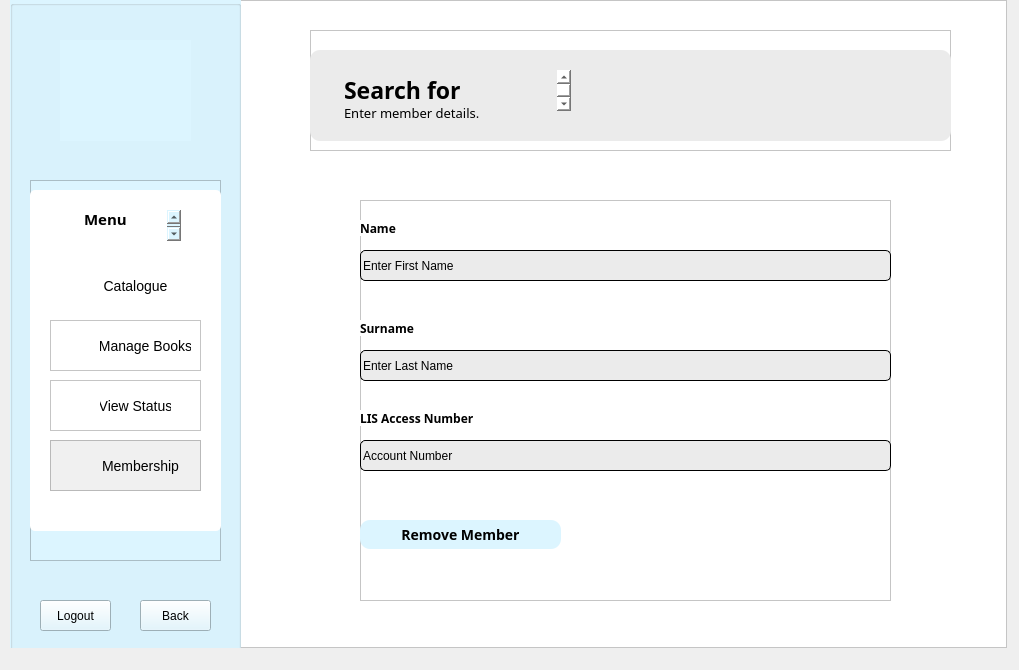
<?xml version="1.0" encoding="UTF-8"?>
<ui version="4.0">
 <class>AdminRemoveMember</class>
 <widget class="QDialog" name="AdminRemoveMember">
  <property name="geometry">
   <rect>
    <x>0</x>
    <y>0</y>
    <width>1019</width>
    <height>670</height>
   </rect>
  </property>
  <property name="windowTitle">
   <string>Dialog</string>
  </property>
  <widget class="QFrame" name="frame">
   <property name="geometry">
    <rect>
     <x>10</x>
     <y>0</y>
     <width>997</width>
     <height>648</height>
    </rect>
   </property>
   <property name="styleSheet">
    <string notr="true">background: white;</string>
   </property>
   <property name="frameShape">
    <enum>QFrame::StyledPanel</enum>
   </property>
   <property name="frameShadow">
    <enum>QFrame::Raised</enum>
   </property>
   <widget class="QGroupBox" name="menuPanel">
    <property name="geometry">
     <rect>
      <x>0</x>
      <y>0</y>
      <width>231</width>
      <height>671</height>
     </rect>
    </property>
    <property name="styleSheet">
     <string notr="true">background: rgb(220, 245, 255);</string>
    </property>
    <property name="title">
     <string/>
    </property>
    <widget class="QLabel" name="logo">
     <property name="geometry">
      <rect>
       <x>50</x>
       <y>40</y>
       <width>131</width>
       <height>101</height>
      </rect>
     </property>
     <property name="text">
      <string/>
     </property>
     <property name="pixmap">
      <pixmap resource="Resources.qrc">:/images/logo.png</pixmap>
     </property>
     <property name="scaledContents">
      <bool>true</bool>
     </property>
    </widget>
    <widget class="QFrame" name="menu">
     <property name="geometry">
      <rect>
       <x>20</x>
       <y>180</y>
       <width>191</width>
       <height>381</height>
      </rect>
     </property>
     <property name="frameShape">
      <enum>QFrame::StyledPanel</enum>
     </property>
     <property name="frameShadow">
      <enum>QFrame::Raised</enum>
     </property>
     <widget class="QListWidget" name="listWidget_2">
      <property name="geometry">
       <rect>
        <x>0</x>
        <y>10</y>
        <width>191</width>
        <height>341</height>
       </rect>
      </property>
      <property name="styleSheet">
       <string notr="true">background: white;
border-radius: 5px;</string>
      </property>
      <property name="frameShadow">
       <enum>QFrame::Raised</enum>
      </property>
     </widget>
     <widget class="QPlainTextEdit" name="plainTextEdit_6">
      <property name="geometry">
       <rect>
        <x>50</x>
        <y>30</y>
        <width>101</width>
        <height>31</height>
       </rect>
      </property>
      <property name="styleSheet">
       <string notr="true">font-family: Baloo 2;
font-weight: bold;
background: white;
font-size: 15px;
</string>
      </property>
      <property name="frameShape">
       <enum>QFrame::NoFrame</enum>
      </property>
      <property name="frameShadow">
       <enum>QFrame::Plain</enum>
      </property>
      <property name="plainText">
       <string>Admin Menu</string>
      </property>
      <property name="backgroundVisible">
       <bool>false</bool>
      </property>
     </widget>
     <widget class="QFrame" name="catalogue_1">
      <property name="geometry">
       <rect>
        <x>20</x>
        <y>80</y>
        <width>151</width>
        <height>51</height>
       </rect>
      </property>
      <property name="styleSheet">
       <string notr="true">background: white;
border-radius: 5px;</string>
      </property>
      <property name="frameShape">
       <enum>QFrame::StyledPanel</enum>
      </property>
      <property name="frameShadow">
       <enum>QFrame::Raised</enum>
      </property>
      <widget class="QLabel" name="label_5">
       <property name="geometry">
        <rect>
         <x>10</x>
         <y>10</y>
         <width>31</width>
         <height>31</height>
        </rect>
       </property>
       <property name="text">
        <string/>
       </property>
       <property name="pixmap">
        <pixmap resource="Resources.qrc">:/images/Icons/books.png</pixmap>
       </property>
       <property name="scaledContents">
        <bool>true</bool>
       </property>
      </widget>
      <widget class="QPushButton" name="catalogue">
       <property name="geometry">
        <rect>
         <x>50</x>
         <y>10</y>
         <width>71</width>
         <height>31</height>
        </rect>
       </property>
       <property name="styleSheet">
        <string notr="true">QPushButton {
background: transparent;
font-size: 14px;
border: none;
}

QPushButton:hover {
	color: rgb(124, 204, 241);
}</string>
       </property>
       <property name="text">
        <string>Catalogue</string>
       </property>
       <property name="autoDefault">
        <bool>false</bool>
       </property>
      </widget>
     </widget>
     <widget class="QFrame" name="manageBooks_1">
      <property name="geometry">
       <rect>
        <x>20</x>
        <y>140</y>
        <width>151</width>
        <height>51</height>
       </rect>
      </property>
      <property name="styleSheet">
       <string notr="true">background: white;</string>
      </property>
      <property name="frameShape">
       <enum>QFrame::StyledPanel</enum>
      </property>
      <property name="frameShadow">
       <enum>QFrame::Raised</enum>
      </property>
      <widget class="QLabel" name="label_6">
       <property name="geometry">
        <rect>
         <x>10</x>
         <y>10</y>
         <width>31</width>
         <height>31</height>
        </rect>
       </property>
       <property name="text">
        <string/>
       </property>
       <property name="pixmap">
        <pixmap resource="Resources.qrc">:/images/Icons/book.png</pixmap>
       </property>
       <property name="scaledContents">
        <bool>true</bool>
       </property>
      </widget>
      <widget class="QPushButton" name="manageBooks">
       <property name="geometry">
        <rect>
         <x>50</x>
         <y>10</y>
         <width>91</width>
         <height>31</height>
        </rect>
       </property>
       <property name="styleSheet">
        <string notr="true">QPushButton {
background: transparent;
font-size: 14px;
border: none;
}

QPushButton:hover {
	color: rgb(124, 204, 241);
}</string>
       </property>
       <property name="text">
        <string>Manage Books</string>
       </property>
      </widget>
     </widget>
     <widget class="QFrame" name="status_1">
      <property name="geometry">
       <rect>
        <x>20</x>
        <y>200</y>
        <width>151</width>
        <height>51</height>
       </rect>
      </property>
      <property name="styleSheet">
       <string notr="true">background: white;</string>
      </property>
      <property name="frameShape">
       <enum>QFrame::StyledPanel</enum>
      </property>
      <property name="frameShadow">
       <enum>QFrame::Raised</enum>
      </property>
      <widget class="QLabel" name="label_7">
       <property name="geometry">
        <rect>
         <x>10</x>
         <y>10</y>
         <width>31</width>
         <height>31</height>
        </rect>
       </property>
       <property name="text">
        <string/>
       </property>
       <property name="pixmap">
        <pixmap resource="Resources.qrc">:/images/Icons/status.png</pixmap>
       </property>
       <property name="scaledContents">
        <bool>true</bool>
       </property>
      </widget>
      <widget class="QPushButton" name="status">
       <property name="geometry">
        <rect>
         <x>50</x>
         <y>10</y>
         <width>71</width>
         <height>31</height>
        </rect>
       </property>
       <property name="styleSheet">
        <string notr="true">QPushButton {
background: transparent;
font-size: 14px;
border: none;
}

QPushButton:hover {
	color: rgb(124, 204, 241);
}</string>
       </property>
       <property name="text">
        <string>View Status</string>
       </property>
      </widget>
     </widget>
     <widget class="QFrame" name="membership_1">
      <property name="geometry">
       <rect>
        <x>20</x>
        <y>260</y>
        <width>151</width>
        <height>51</height>
       </rect>
      </property>
      <property name="styleSheet">
       <string notr="true">background: rgb(240, 240, 240);</string>
      </property>
      <property name="frameShape">
       <enum>QFrame::StyledPanel</enum>
      </property>
      <property name="frameShadow">
       <enum>QFrame::Raised</enum>
      </property>
      <widget class="QLabel" name="label_8">
       <property name="geometry">
        <rect>
         <x>10</x>
         <y>10</y>
         <width>31</width>
         <height>31</height>
        </rect>
       </property>
       <property name="text">
        <string/>
       </property>
       <property name="pixmap">
        <pixmap resource="Resources.qrc">:/images/Icons/user.png</pixmap>
       </property>
       <property name="scaledContents">
        <bool>true</bool>
       </property>
      </widget>
      <widget class="QPushButton" name="membership">
       <property name="geometry">
        <rect>
         <x>50</x>
         <y>10</y>
         <width>81</width>
         <height>31</height>
        </rect>
       </property>
       <property name="styleSheet">
        <string notr="true">QPushButton {
background: transparent;
font-size: 14px;
border: none;
}

QPushButton:hover {
	color: rgb(124, 204, 241);
}</string>
       </property>
       <property name="text">
        <string>Membership</string>
       </property>
      </widget>
     </widget>
    </widget>
    <widget class="QPushButton" name="pushButton_2">
     <property name="geometry">
      <rect>
       <x>30</x>
       <y>600</y>
       <width>71</width>
       <height>31</height>
      </rect>
     </property>
     <property name="styleSheet">
      <string notr="true">QPushButton:hover {
	color: rgb(106, 146, 255);
}</string>
     </property>
     <property name="text">
      <string>Logout</string>
     </property>
    </widget>
    <widget class="QPushButton" name="back">
     <property name="geometry">
      <rect>
       <x>130</x>
       <y>600</y>
       <width>71</width>
       <height>31</height>
      </rect>
     </property>
     <property name="styleSheet">
      <string notr="true">/*QPushButton {
background: white;
}*/

QPushButton:hover {
	color: rgb(106, 146, 255);
}</string>
     </property>
     <property name="text">
      <string>Back</string>
     </property>
     <property name="icon">
      <iconset theme="go-previous">
       <normaloff>.</normaloff>.</iconset>
     </property>
    </widget>
   </widget>
   <widget class="QFrame" name="heading_3">
    <property name="geometry">
     <rect>
      <x>300</x>
      <y>30</y>
      <width>641</width>
      <height>121</height>
     </rect>
    </property>
    <property name="frameShape">
     <enum>QFrame::StyledPanel</enum>
    </property>
    <property name="frameShadow">
     <enum>QFrame::Raised</enum>
    </property>
    <widget class="QPlainTextEdit" name="plainTextEdit_9">
     <property name="geometry">
      <rect>
       <x>0</x>
       <y>20</y>
       <width>641</width>
       <height>91</height>
      </rect>
     </property>
     <property name="styleSheet">
      <string notr="true">background: rgb(235, 235, 235);
border-radius: 10px;</string>
     </property>
     <property name="frameShadow">
      <enum>QFrame::Raised</enum>
     </property>
     <property name="plainText">
      <string/>
     </property>
    </widget>
    <widget class="QPlainTextEdit" name="plainTextEdit_10">
     <property name="geometry">
      <rect>
       <x>30</x>
       <y>40</y>
       <width>231</width>
       <height>41</height>
      </rect>
     </property>
     <property name="styleSheet">
      <string notr="true">font-family: Baloo 2;
font-weight: bold;
font-size: 23px;
background: transparent;</string>
     </property>
     <property name="frameShape">
      <enum>QFrame::NoFrame</enum>
     </property>
     <property name="plainText">
      <string>Search for Member</string>
     </property>
    </widget>
    <widget class="QPlainTextEdit" name="plainTextEdit_11">
     <property name="geometry">
      <rect>
       <x>30</x>
       <y>70</y>
       <width>411</width>
       <height>31</height>
      </rect>
     </property>
     <property name="styleSheet">
      <string notr="true">background: transparent;
font-family: Baloo 2;
font-size: 13px;</string>
     </property>
     <property name="frameShape">
      <enum>QFrame::NoFrame</enum>
     </property>
     <property name="plainText">
      <string>Enter member details.</string>
     </property>
    </widget>
   </widget>
   <widget class="QFrame" name="frame_9">
    <property name="geometry">
     <rect>
      <x>350</x>
      <y>200</y>
      <width>531</width>
      <height>401</height>
     </rect>
    </property>
    <property name="frameShape">
     <enum>QFrame::StyledPanel</enum>
    </property>
    <property name="frameShadow">
     <enum>QFrame::Raised</enum>
    </property>
    <widget class="QLineEdit" name="firstName">
     <property name="geometry">
      <rect>
       <x>0</x>
       <y>50</y>
       <width>531</width>
       <height>31</height>
      </rect>
     </property>
     <property name="styleSheet">
      <string notr="true">border: 0.5px solid black;
border-radius: 5px;
background: rgb(235, 235, 235);</string>
     </property>
     <property name="text">
      <string>Enter First Name</string>
     </property>
     <property name="placeholderText">
      <string>Enter title</string>
     </property>
    </widget>
    <widget class="QLabel" name="label_2">
     <property name="geometry">
      <rect>
       <x>0</x>
       <y>20</y>
       <width>71</width>
       <height>16</height>
      </rect>
     </property>
     <property name="styleSheet">
      <string notr="true">font-family: Baloo 2;
font-weight: bold;</string>
     </property>
     <property name="text">
      <string>Name</string>
     </property>
    </widget>
    <widget class="QLabel" name="label_3">
     <property name="geometry">
      <rect>
       <x>0</x>
       <y>120</y>
       <width>71</width>
       <height>16</height>
      </rect>
     </property>
     <property name="styleSheet">
      <string notr="true">font-family: Baloo 2;
font-weight: bold;</string>
     </property>
     <property name="text">
      <string>Surname</string>
     </property>
    </widget>
    <widget class="QLineEdit" name="lastName">
     <property name="geometry">
      <rect>
       <x>0</x>
       <y>150</y>
       <width>531</width>
       <height>31</height>
      </rect>
     </property>
     <property name="styleSheet">
      <string notr="true">border: 0.5px solid black;
border-radius: 5px;
background: rgb(235, 235, 235);</string>
     </property>
     <property name="text">
      <string>Enter Last Name</string>
     </property>
     <property name="placeholderText">
      <string>Enter author</string>
     </property>
    </widget>
    <widget class="QLineEdit" name="lisNum">
     <property name="geometry">
      <rect>
       <x>0</x>
       <y>240</y>
       <width>531</width>
       <height>31</height>
      </rect>
     </property>
     <property name="styleSheet">
      <string notr="true">border: 0.5px solid black;
border-radius: 5px;
background: rgb(235, 235, 235);</string>
     </property>
     <property name="text">
      <string>Account Number</string>
     </property>
     <property name="placeholderText">
      <string>Enter author</string>
     </property>
    </widget>
    <widget class="QLabel" name="label_4">
     <property name="geometry">
      <rect>
       <x>0</x>
       <y>210</y>
       <width>171</width>
       <height>16</height>
      </rect>
     </property>
     <property name="styleSheet">
      <string notr="true">font-family: Baloo 2;
font-weight: bold;</string>
     </property>
     <property name="text">
      <string>LIS Access Number</string>
     </property>
    </widget>
    <widget class="QPushButton" name="pushButton">
     <property name="geometry">
      <rect>
       <x>0</x>
       <y>320</y>
       <width>201</width>
       <height>29</height>
      </rect>
     </property>
     <property name="styleSheet">
      <string notr="true">QPushButton {
font-size: 14px;
border-radius: 10px;
background: rgb(220, 245, 255);
font-family: open sans;
color: black;
font-weight: bold;
}

QPushButton:hover {
	color: rgb(106, 146, 255);
}</string>
     </property>
     <property name="text">
      <string>Remove Member</string>
     </property>
    </widget>
   </widget>
  </widget>
 </widget>
 <resources>
  <include location="Resources.qrc"/>
 </resources>
 <connections/>
</ui>
